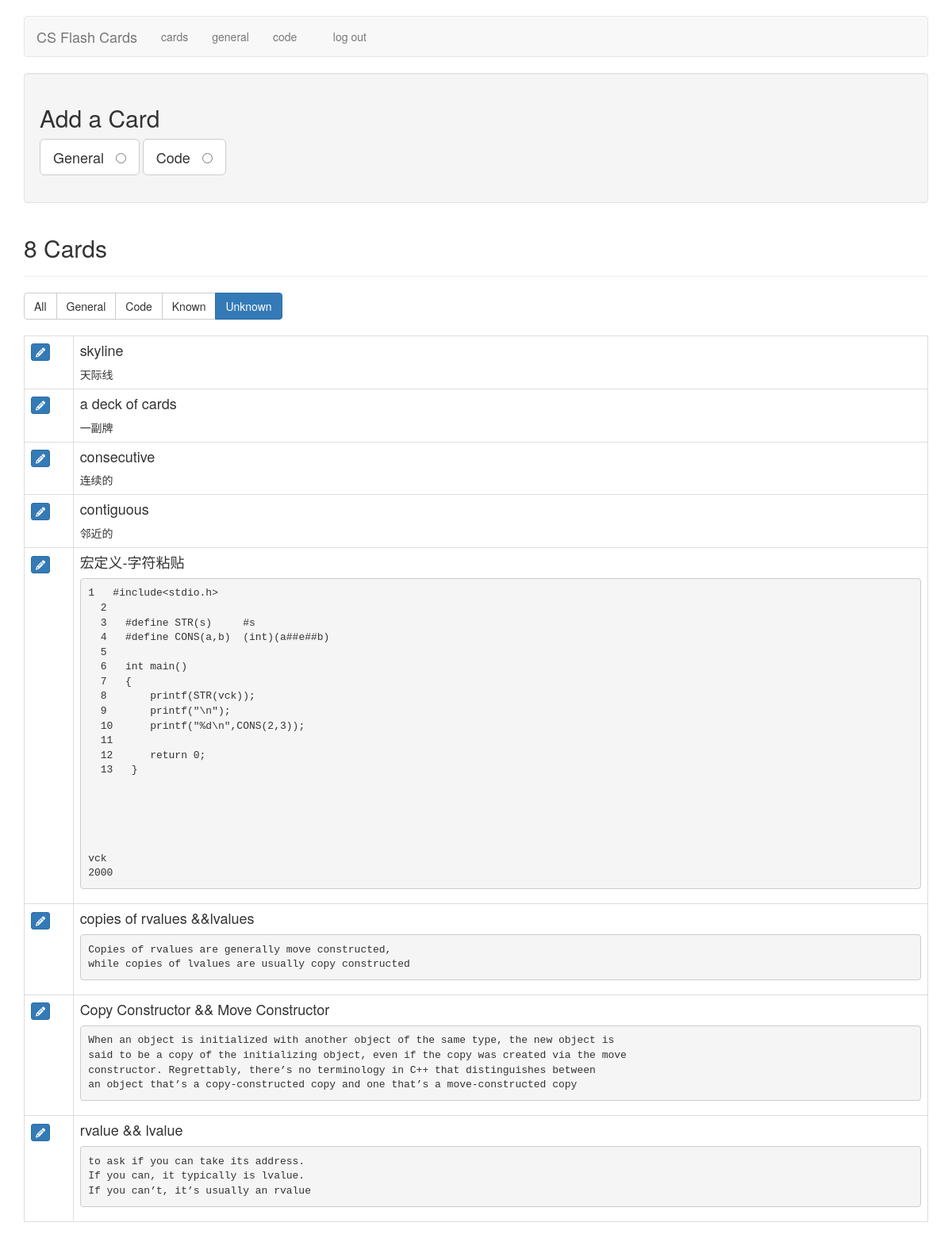
The app's page /filter_cards/unknown (signed in) with its own data.
### tables this page shows
CREATE TABLE cards (
  id integer primary key autoincrement,
  type tinyint not null, /* 1 for vocab, 2 for code */
  front text not null,
  back text not null,
  known boolean default 0
);

### flash_cards.py (the view)
@app.route('/filter_cards/<filter_name>')
def filter_cards(filter_name):
    if not session.get('logged_in'):
        return redirect(url_for('login'))
    filters = {
        "all":      "where 1 = 1",
        "general":  "where type = 1",
        "code":     "where type = 2",
        "known":    "where known = 1",
        "unknown":  "where known = 0",
    }
    query = filters.get(filter_name)
    if not query:
        return redirect(url_for('cards'))
    db = get_db()
    fullquery = "SELECT id, type, front, back, known FROM cards " + query + " ORDER BY id DESC"
    cur = db.execute(fullquery)
    cards = cur.fetchall()
    return render_template('cards.html', cards=cards, filter_name=filter_name)

### flash_cards.py (called while the page is built)
def connect_db():
    rv = sqlite3.connect(app.config['DATABASE'])
    rv.row_factory = sqlite3.Row
    return rv

def get_db():
    if not hasattr(g, 'sqlite_db'):
        g.sqlite_db = connect_db()
    return g.sqlite_db

### templates/cards.html (shortened to what this page needs)
{% extends "layout.html" %}
{% block body %}
    <div class="well editPanel">
        <h2>Add a Card</h2>
        <form action="{{ url_for('add_card') }}" method="post" class="cardForm">
            <div class="form-group">
                <label for="general" class="toggleButton btn btn-default btn-lg">General &nbsp;
                    <input type="radio" name="type" value="1" id="general"/>
                </label>
                <label for="code" class="toggleButton btn btn-default btn-lg">Code &nbsp;
                    <input type="radio" name="type" value="2" id="code"/>
                </label>
            </div>
        </form>
    </div>
    <div class="page-header">
        <h2>{{ cards|length }} Card{{ '' if (cards|length == 1) else 's' }}</h2>
    </div>
    <div class="btn-group btn-group-md" role="group" aria-label="filters">
        <a href="{{ url_for('filter_cards', filter_name="all") }}" class="btn btn-{{ "primary" if filter_name == "all" else "default" }}">All</a>
        <a href="{{ url_for('filter_cards', filter_name="general") }}" class="btn btn-{{ "primary" if filter_name == "general" else "default" }}">General</a>
        <a href="{{ url_for('filter_cards', filter_name="code") }}" class="btn btn-{{ "primary" if filter_name == "code" else "default" }}">Code</a>
        <a href="{{ url_for('filter_cards', filter_name="known") }}" class="btn btn-{{ "primary" if filter_name == "known" else "default" }}">Known</a>
        <a href="{{ url_for('filter_cards', filter_name="unknown") }}" class="btn btn-{{ "primary" if filter_name == "unknown" else "default" }}">Unknown</a>
    </div>
    <br />
    <br />
    <table class="table table-bordered">
        {% for card in cards %}
            <tr>
                <td>
                    <a href="{{ url_for('edit', card_id=card.id) }}" class="btn btn-xs btn-primary"><i class="fa fa-pencil" aria-hidden="true"></i></a>
                </td>
                <td class="cardContent">
                    <h4>
                        {{ card.front }}
                    </h4>
                    {% if card.type == 1 %}
                        {{ card.back|replace("\n", "<br />")|safe }}
                    {% else %}
                        <pre><code>{{ card.back|escape }}</code></pre>
                    {% endif %}
                </td>
            </tr>
        {% else %}
            <tr>
                <td>
                    <em>No cards to show.</em>
                </td>
            </tr>
        {% endfor %}
    </table>
{% endblock %}

### static/style.css (style rules this page uses)
.cardContent h4 { margin-top: 0; }

### records on screen
cards: front "skyline", back "天际线"
cards: front "a deck of cards", back "一副牌"
cards: front "consecutive", back "连续的"
cards: front "contiguous", back "邻近的"
cards: front "宏定义-字符粘贴", back "1 #include<stdio.h> 2 3 #define STR(s) #s 4 #define CONS(a,b) (int)(a##e##b) 5 6 int main() 7 { 8 printf(STR(vck)); 9 printf(\"\\n\"); 10 printf(\"%d\\n\",CONS(2,3)); 11 12 return 0; 13 } vck 2000"
cards: front "copies of rvalues &&lvalues", back "Copies of rvalues are generally move constructed, while copies of lvalues are usually copy constructed"
cards: front "Copy Constructor && Move Constructor", back "When an object is initialized with another object of the same type, the new object is said to be a copy of the initializing object, even if the copy was created via the move constructor. Regrettably, there’s no terminology in C++ that distinguishes between an object that’s a copy-constructed copy and one that’s a move-constructed copy"
cards: front "rvalue && lvalue", back "to ask if you can take its address. If you can, it typically is lvalue. If you can’t, it’s usually an rvalue"

### other values on screen
{{ cards|length }} "8"
{{ '' if (cards|length == 1) else 's' }} "s"
